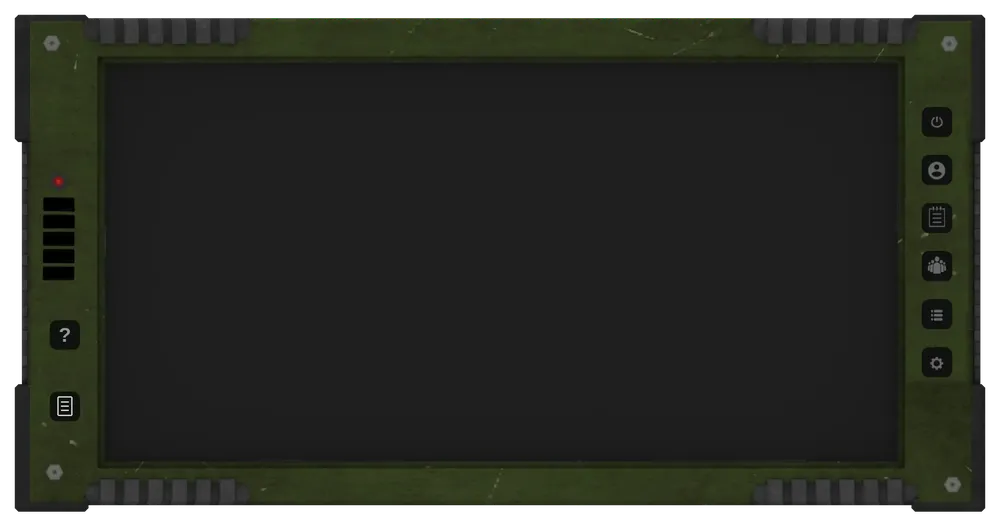
#> input picture assets/source/pda_front_flat.webp, 1000 x 526 px, shrunk from 2164 x 1139 before the run
$ python pda_relief.py ../assets/source/pda_front_flat.webp ../web/img/pda_front.webp
#> lines starting #> are read from the running program, lines starting #| are printed output that depends on the picture
#!/usr/bin/env python3
"""Bakes relief lighting into the PDA image (a bump map from its own shading): the frame's raised parts catch a
light from the top left and cast a soft edge shadow, so the device reads as moulded rather than printed.
The display area is left untouched. Usage: python3 -I scripts/pda_relief.py assets/source/pda_front_flat.webp web/img/pda_front.webp"""
import sys
import numpy as np
from PIL import Image, ImageFilter

src, out = sys.argv[1], sys.argv[2]
im = Image.open(src).convert('RGBA')
#> im is the input picture: PIL image 1000x526 RGBA; mean R, G, B, A 31.9, 33.8, 27.9, 228.4
a = np.asarray(im).astype(float) / 255
rgb, alpha = a[..., :3], a[..., 3]
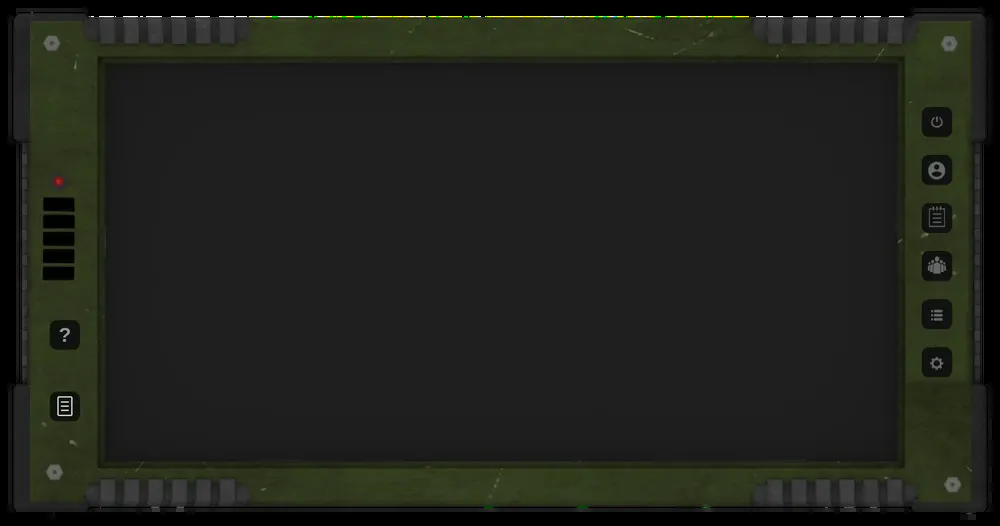
#> rgb: shape (526, 1000, 3) float64; mean R, G, B 0.125, 0.133, 0.109
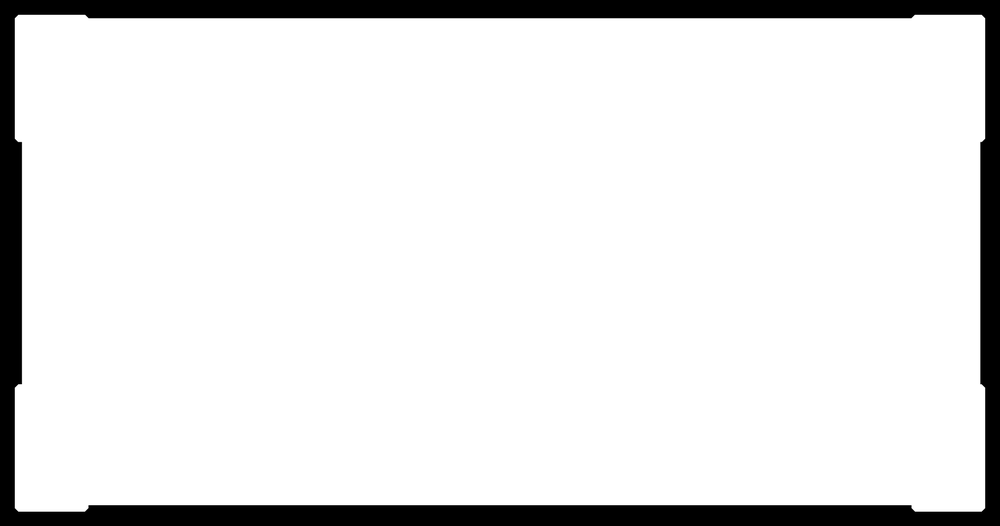
#> alpha: shape (526, 1000) float64; min 0, max 1, mean 0.896
lum = rgb @ [0.3, 0.59, 0.11]
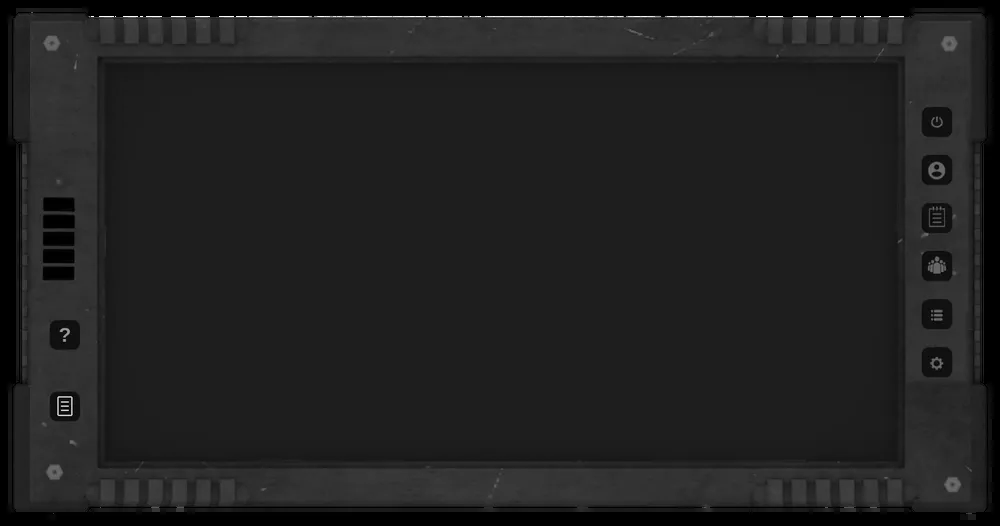
#> lum: shape (526, 1000) float64; min 0, max 1, mean 0.128
# Height: brighter is higher, smoothed so the texture noise doesn't sparkle; the silhouette slopes off.
h = np.asarray(Image.fromarray((lum * alpha * 255).astype(np.uint8)).filter(ImageFilter.GaussianBlur(2.2))).astype(float) / 255
gy, gx = np.gradient(h)
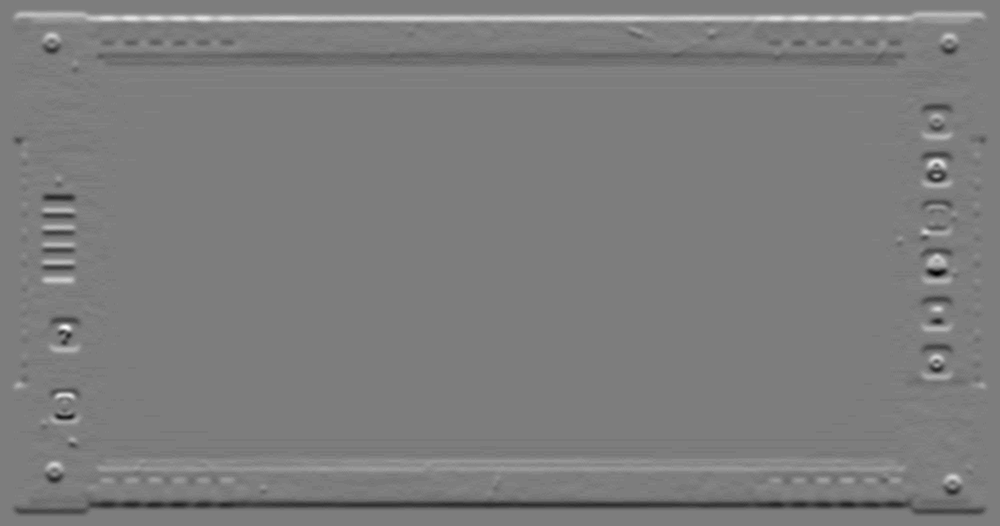
#> gy: shape (526, 1000) float64; min -0.051, max 0.0529, mean -3.82e-20; drawn with min black and max white
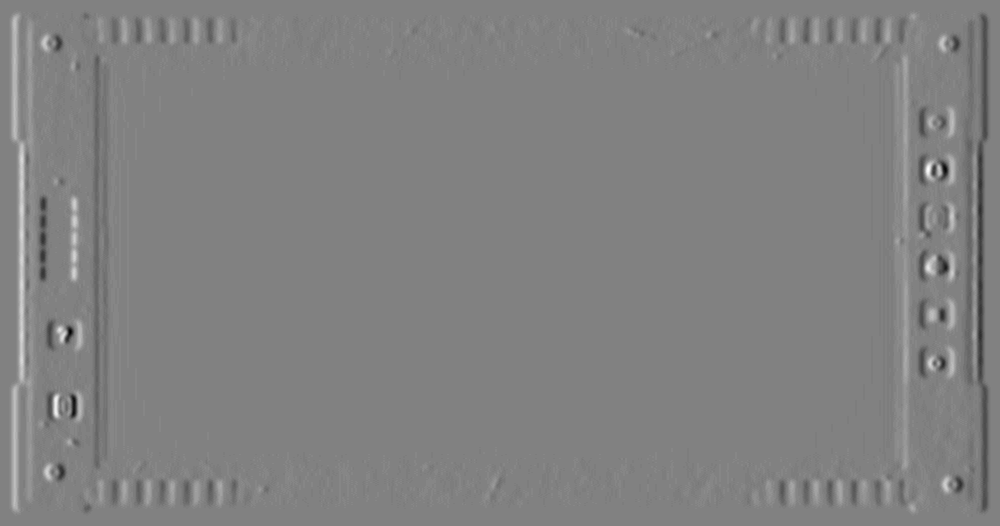
#> gx: shape (526, 1000) float64; min -0.0549, max 0.0529, mean 4.49e-22; drawn with min black and max white
k = 9.0
n = np.dstack([-gx * k, -gy * k, np.ones_like(h)]); n /= np.linalg.norm(n, axis=2, keepdims=True)
#> after `n = np.dstack([-gx * k, -gy * k, np.ones_like(h)])`:
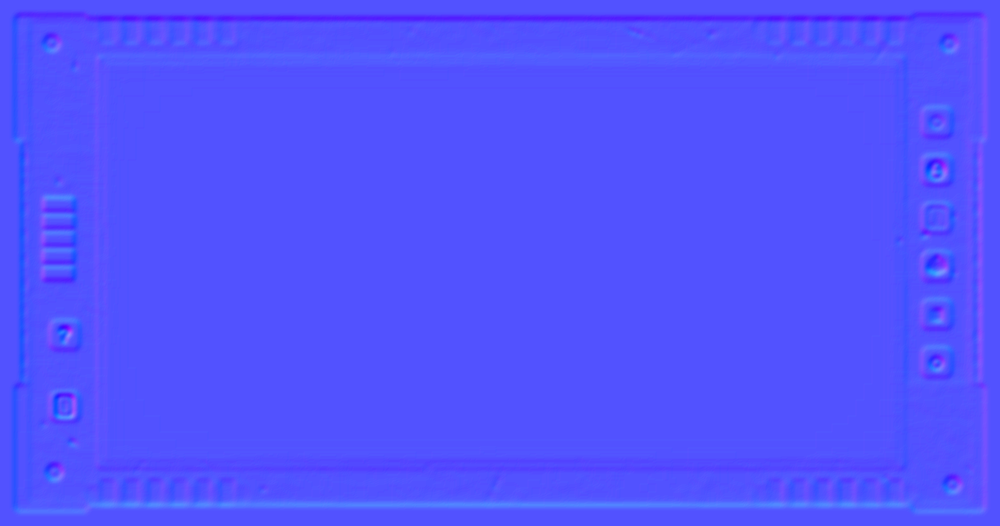
#> n: shape (526, 1000, 3) float64; mean of channels 0, 1, 2 1.31e-19, 8.41e-18, 1; drawn with min black and max white
light = np.array([-0.55, -0.6, 0.58]); light /= np.linalg.norm(light)
shade = n @ light / light[2]           # 1 on a flat face
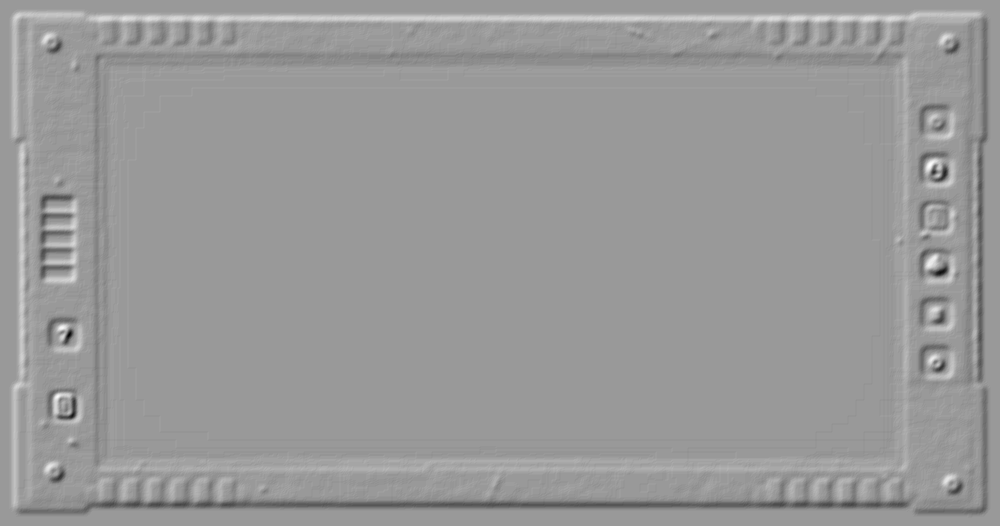
#> shade: shape (526, 1000) float64; min 0.272, max 1.48, mean 0.998; drawn with min black and max white
shade = 1 + (shade - 1) * 1.35
H, W = h.shape
#> H = 526; W = 1000
yy, xx = np.mgrid[0:H, 0:W]
screen = (xx > 0.105 * W) & (xx < 0.898 * W) & (yy > 0.119 * H) & (yy < 0.877 * H)
shade[screen] = 1.0
#> shade: shape (526, 1000) float64; min 0.0173, max 1.65, mean 0.998
lit = np.clip(rgb * shade[..., None], 0, 1)
Image.fromarray((np.dstack([lit, alpha]) * 255).astype(np.uint8), 'RGBA').save(out, 'WEBP', quality=92, method=6)
